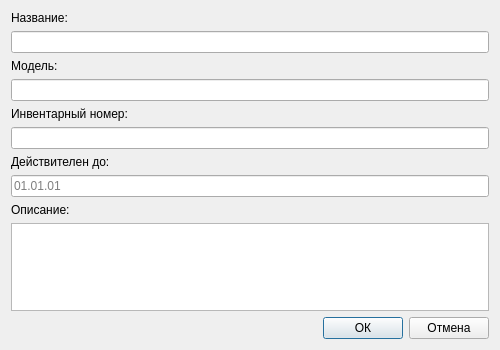
<?xml version="1.0" encoding="UTF-8"?>
<ui version="4.0">
 <class>DeviceDialog</class>
 <widget class="QDialog" name="DeviceDialog">
  <property name="geometry">
   <rect>
    <x>0</x>
    <y>0</y>
    <width>500</width>
    <height>350</height>
   </rect>
  </property>
  <property name="windowTitle">
   <string>Прибор</string>
  </property>
  <layout class="QVBoxLayout" name="verticalLayout">
   <item>
    <widget class="QLabel" name="nameLabel">
     <property name="text">
      <string>Название:</string>
     </property>
    </widget>
   </item>
   <item>
    <widget class="QLineEdit" name="nameEdit">
    </widget>
   </item>
   <item>
    <widget class="QLabel" name="modelLabel">
     <property name="text">
      <string>Модель:</string>
     </property>
    </widget>
   </item>
   <item>
    <widget class="QLineEdit" name="modelEdit">
    </widget>
   </item>
   <item>
    <widget class="QLabel" name="inventoryNumberLabel">
     <property name="text">
      <string>Инвентарный номер:</string>
     </property>
    </widget>
   </item>
   <item>
    <widget class="QLineEdit" name="inventoryNumberEdit">
    </widget>
   </item>
   <item>
    <widget class="QLabel" name="validUntilLabel">
     <property name="text">
      <string>Действителен до:</string>
     </property>
    </widget>
   </item>
   <item>
    <widget class="QLineEdit" name="validUntilEdit">
     <property name="placeholderText">
      <string>01.01.01</string>
     </property>
    </widget>
   </item>
   <item>
    <widget class="QLabel" name="descriptionLabel">
     <property name="text">
      <string>Описание:</string>
     </property>
    </widget>
   </item>
   <item>
    <widget class="QTextEdit" name="descriptionEdit">
     <property name="maximumHeight">
      <number>60</number>
     </property>
    </widget>
   </item>
   <item>
    <layout class="QHBoxLayout" name="horizontalLayout">
     <item>
      <spacer name="horizontalSpacer">
       <property name="orientation">
        <enum>Qt::Horizontal</enum>
       </property>
       <property name="sizeHint" stdset="0">
        <size>
         <width>40</width>
         <height>20</height>
        </size>
       </property>
      </spacer>
     </item>
     <item>
      <widget class="QPushButton" name="okButton">
       <property name="text">
        <string>ОК</string>
       </property>
      </widget>
     </item>
     <item>
      <widget class="QPushButton" name="cancelButton">
       <property name="text">
        <string>Отмена</string>
       </property>
      </widget>
     </item>
    </layout>
   </item>
  </layout>
 </widget>
 <resources/>
 <connections/>
</ui>
